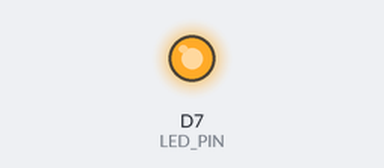
Recording of a sketch running on a simulated Particle Photon. Parts: output pins drawn as LEDs (lit = HIGH). The local clock reads 2024-03-15 10:24:30 at power-on unless the sketch sets it.

Above: at 1.1 s.
At 58.2 s:
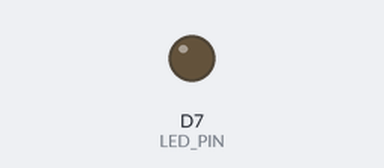
Timing chart, 0 to 59.7 s (numbered marks = the images above):
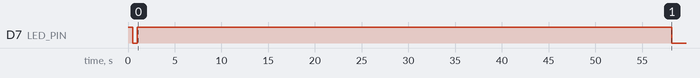

Measured:
- by itself, D7 (LED_PIN): HIGH → LOW at 0.50 s, → HIGH 0.50 s later, → LOW 57.2 s later

The sketch:

SheetAPI_Test.ino
```cpp
/*
 * Project SheetAPI_Test
 * Description:  Test firmware for publication of data to a Google sheet without
 *  using IFTTT.  This project uses a webhook to publish data to a Google Apps Script
 *  that appends a row of data to a designated Google sheet.
 *
 * Author: Bob Glicksman, Jim Schrempp, Team Practical Projects
 * Date: 6/12/21
 */

const int UTC_OFFSET = -8;  // set for Pacific Standard Time

const int LED_PIN = D7;  // declare the onboard LED

void setup() {
  pinMode (LED_PIN, OUTPUT);
  Time.zone(UTC_OFFSET);

  // flash the LED_PIN to indicate end of setup
  digitalWrite(LED_PIN, HIGH);
  delay(500);
  digitalWrite(LED_PIN, LOW);
  delay(500);

} // end of setup()

void loop() {
  // declare the variables for the WSM
  static float temperature = 65.0f;
  static float rh = 20.0f;
  int ppValue = 0;
  int wpValue = 0;

  digitalWrite(LED_PIN, HIGH);  // turn on the onboard LED to indicate tests in progress

  // test #1: publish new temp and RH
  publishTRH(temperature, rh);

    // create new test values for next pass
  temperature += 0.2f;
  rh += 0.4f;

    // delay before next test
  delay(2000);

  // test #2: publish pp turns on, then turns off
  publishPPchange(1);
  delay(10000); // 10 second delay, then pump goes off
  publishPPchange(0);

     // delay before next test
  delay(2000);

  // test #3: publish pp turns on, then turns off again
  publishPPchange(1);
  delay(15000); // 15 second delay, then pump goes off
  publishPPchange(0);

     // delay before next test
  delay(2000);

  // test #4: publish new temp and RH
publishTRH(temperature, rh);

    // create new test values for next pass
  temperature += 0.2f;
  rh += 0.4f;

    // delay before next test
  delay(2000);

  // test #5: publish wp turns on, tehn turns off again
  publishWPchange(1);
  delay(22000); // 22 second delay, then pump goes off
  publishWPchange(0);

     // delay before next test
  delay(2000);

  // turn off the D7 LED and wait 2 minutes before next loop
  digitalWrite(LED_PIN, LOW);
  delay(120000);

} // end of loop()

// Publication functions:

//  publish new temperature and humidity values
void publishTRH(float temp, float rh) {
  String eData = "";

  // build the data string with time, temp and rh values
  eData += "{\"etime\":";
  eData += String(Time.now());
  eData += ",\"temp\":";
  eData += String(temp);
  eData += ",\"rh\":";
  eData += String(rh);
  eData += ",\"loctime\":\"";
  eData += String(Time.format("%F %T"));
  eData += "\"}";

  // publish to the webhook
  Particle.publish("wsmEventTRH", eData, PRIVATE);

  return;
} // end of publishTRH()

//  publish pressure pump status change
void publishPPchange(int newPPstatus) {
  static unsigned long ppumpOnTimestamp;
  String eData = "";
  float pumpTime;

  // build the data string with time, pp value
  eData += "{\"etime\":";
  eData += String(Time.now());
  eData += ",\"pp\":";
  eData += String(newPPstatus);

  // computation of PP on time
  if(newPPstatus == 1) {  // the pump has come on
    ppumpOnTimestamp = millis();
    eData += ",\"loctime\":\"";
    eData += String(Time.format("%F %T"));
    eData += "\"}";
  }
  else {    // the pump has turned off
    eData += ",\"ppon\":";
    pumpTime = (float)(millis() - ppumpOnTimestamp)/60000.0;
    eData += String(pumpTime);
    eData += ",\"loctime\":\"";
    eData += String(Time.format("%F %T"));
    eData += "\"}";
  }

  // publish to the webhook
  Particle.publish("wsmEventPPstatus", eData, PRIVATE);

  return;
} // end of publishPPchange()

//  publish well pump status change
void publishWPchange(int newWPstatus) {
  static unsigned long wpumpOnTimestamp;
  String eData = "";
  float pumpTime;

  // build the data string with time, pp value
  eData += "{\"etime\":";
  eData += String(Time.now());
  eData += ",\"wp\":";
  eData += String(newWPstatus);

// computation of WP on time
  if(newWPstatus == 1) {  // the pump has come on
    wpumpOnTimestamp = millis();
    eData += ",\"loctime\":\"";
    eData += String(Time.format("%F %T"));
    eData += "\"}";
  }
  else {    // the pump has turned off
    eData += ",\"wpon\":";
    pumpTime = (float)(millis() - wpumpOnTimestamp)/60000;
    eData += String(pumpTime);
    eData += ",\"loctime\":\"";
    eData += String(Time.format("%F %T"));
    eData += "\"}";
  }

  // publish to the webhook
  Particle.publish("wsmEventWPstatus", eData, PRIVATE);

  return;
} // end of publishWPchange()
```
